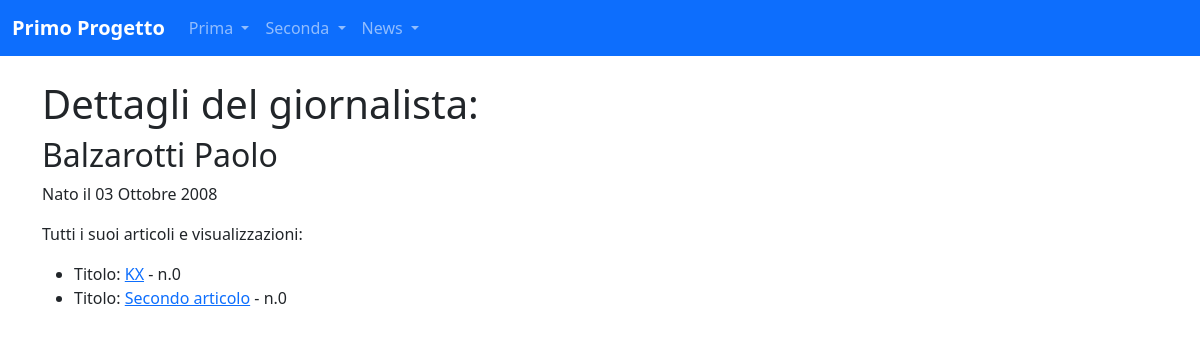
Page /news/giornalisti/5/ on the committed database.
### news/models.py (models this page shows, shortened)
class Giornalista(models.Model):
    nome = models.CharField(max_length=20)
    cognome = models.CharField(max_length=20)
    anno_di_nascita = models.DateField(blank=True, null=True)
    def __str__(self):
        return f"{self.nome} {self.cognome}"
    class Meta:
        verbose_name = "Giornalista"
        verbose_name_plural = "Giornalisti"

class Articolo(models.Model):
    titolo = models.CharField(max_length=100)
    contenuto = models.TextField()
    giornalista = models.ForeignKey(Giornalista, on_delete=models.CASCADE, related_name="articoli")
    data = models.DateField(auto_now=True, blank=True)
    visualizzazioni = models.IntegerField(default=0, blank=True)
    class Meta:
        verbose_name = "Articolo"
        verbose_name_plural = "Articoli"

### news/views.py (the view)
# urls.py: path("giornalisti/<int:pk>/", giornalistaDetailView, name="giornalista_detail"),
def giornalistaDetailView(request, pk):
    giornalista = get_object_or_404(Giornalista, pk=pk)
    articoli = Articolo.objects.filter(giornalista=giornalista)
    context = {
        "giornalista": giornalista,
        "articoli": articoli,
    }
    return render(request, "news/giornalista_detail.html", context)

### news/templates/news/giornalista_detail.html (shortened to what this page needs)
{% extends 'base.html' %}
{% block content %}
    <h1>Dettagli del giornalista:</h1>
    <h2>{{ giornalista.cognome }} {{ giornalista.nome }}</h2>
    {% if giornalista.anno_di_nascita %}
        <p>Nato il {{ giornalista.anno_di_nascita }}</p>
    {% endif %}
    <p>Tutti i suoi articoli e visualizzazioni:</p>
    <ul>
        {% for art in articoli %}
            <li>
                Titolo: <a href="{% url 'news:articolo_detail' pk=art.pk %}">{{ art.titolo }}</a>
                {% if art.visualizzazioni is not None %}
                    - n.{{ art.visualizzazioni }}
                {% endif %}
            </li>
        {% empty %}
            <li>Questo giornalista non ha ancora pubblicato articoli.</li>
        {% endfor %}
    </ul>
{% endblock content %}

### rows in the picture
Giornalista: cognome "Balzarotti", nome "Paolo", anno_di_nascita "03 Ottobre 2008"
Articolo: titolo "KX", visualizzazioni "0"
Articolo: titolo "Secondo articolo", visualizzazioni "0"
